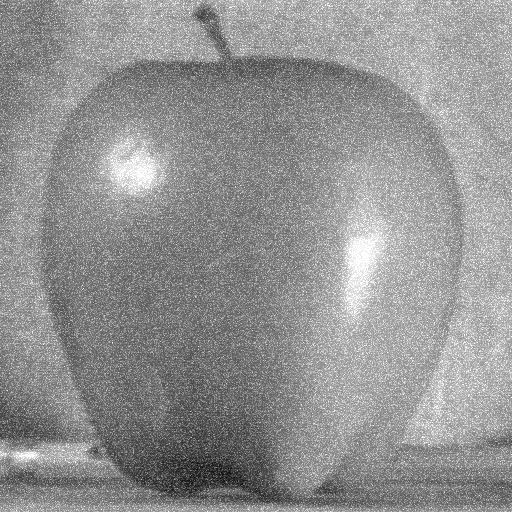
//> input picture 5.2.2高斯噪声/source/gaosihou.png, 512 x 512 px
$ ./main   (built with g++ and OpenCV 4)
//> lines starting //> are read from the running program, lines starting //| are printed output that depends on the picture
#include<opencv4/opencv2/core/core.hpp>
#include<opencv4/opencv2/highgui.hpp>
#include<opencv4/opencv2/opencv.hpp>
using namespace cv;
using namespace std;
int main()
{
    Mat img = imread("../../5.2.2高斯噪声/source/gaosihou.png");
//> img is the input picture: 512 rows x 512 cols, CV_8UC3; min 8, max 255, mean 146.1
    if (img.empty()) {
        return -1;
    }
    Mat high, low,resultG;

    //高阈值检测图像边缘
    Canny(img,high, 100,200,3);
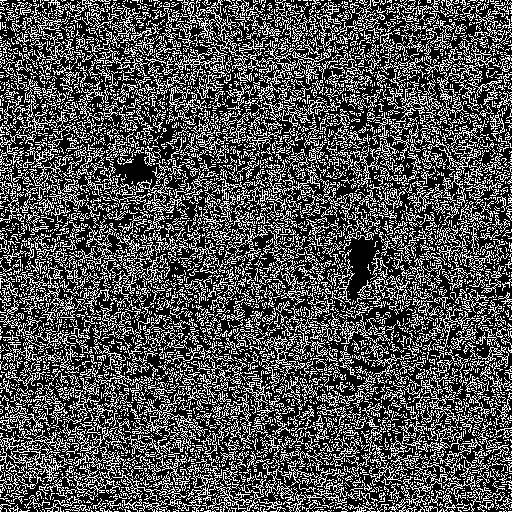
//> high: 512 rows x 512 cols, CV_8UC1; 31.6% white in thin lines or dots
                          //              弱阈值         强阈值       sobel算子直径
    imshow("high",high);

    //低阈值检测图像边缘
    Canny(img,low, 20,40,3);
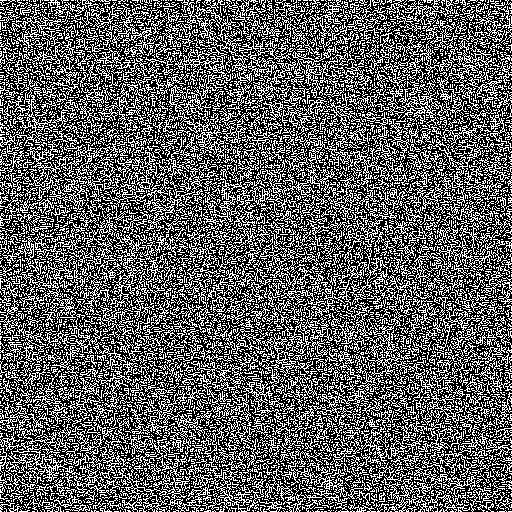
//> low: 512 rows x 512 cols, CV_8UC1; 37.4% white in thin lines or dots
    imshow("low",low);

    //高斯模糊后检测图像边缘
    GaussianBlur(img, resultG, Size(3, 3), 5);
    Canny(img,resultG, 20,40,3);
    imshow("resultG",resultG);

    waitKey(0);
    return 0;
}
